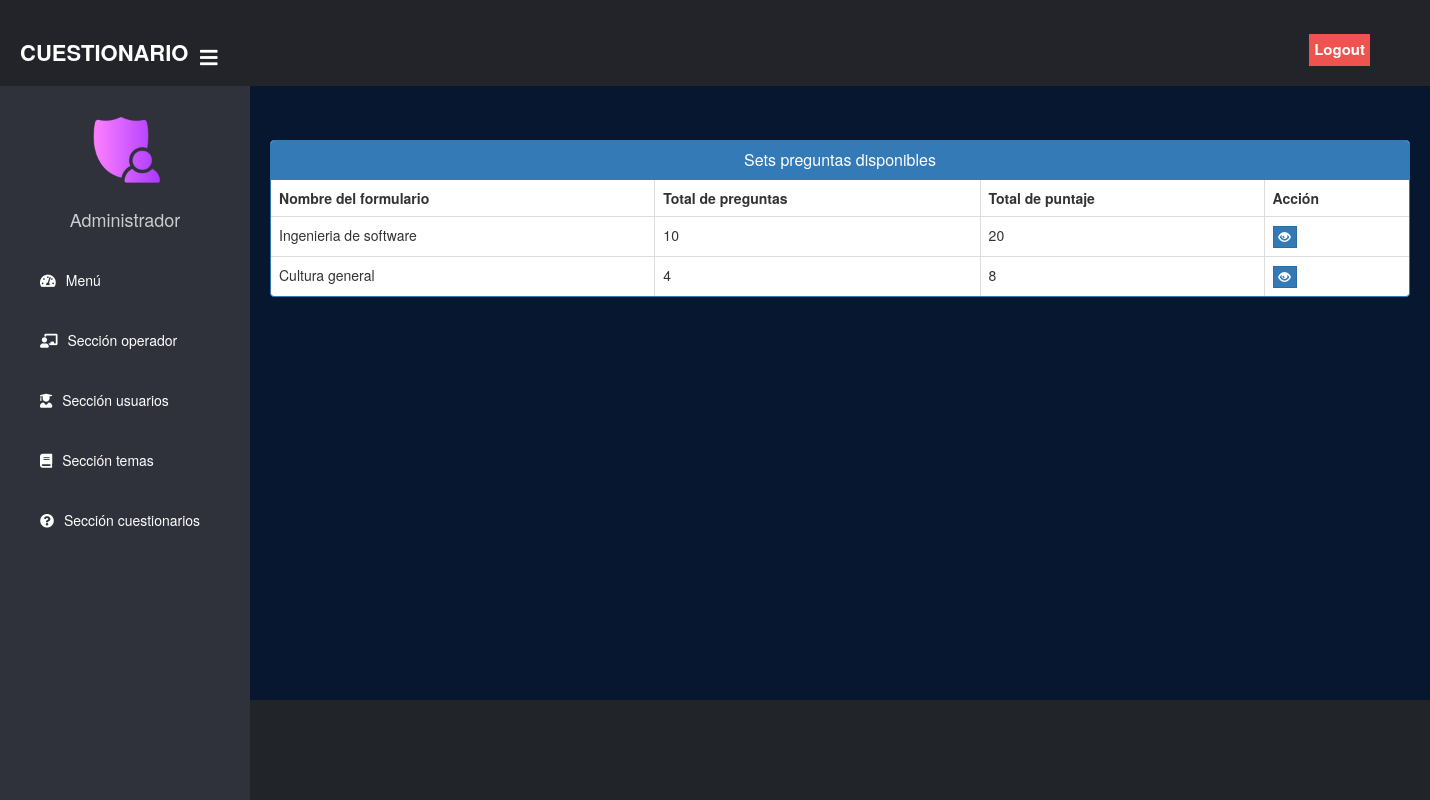
The page /admin-view-question (signed in) on the database its author committed.
### exam/models.py (models this page shows, shortened)
class Course(models.Model):
   course_name = models.CharField(max_length=50)
   question_number = models.PositiveIntegerField()
   total_marks = models.PositiveIntegerField()

### exam/views.py (the view)
# urls.py: path('admin-view-question', views.admin_view_question_view,name='admin-view-question'),
@login_required(login_url='adminlogin')
def admin_view_question_view(request):
    courses= models.Course.objects.all()
    return render(request,'exam/admin_view_question.html',{'courses':courses})

### templates/exam/admin_view_question.html (shortened to what this page needs)
{% extends 'exam/adminbase.html' %}
{% block content %}
{%load static%}
<head>
  <link href="//netdna.bootstrapcdn.com/bootstrap/3.0.0/css/bootstrap.min.css" rel="stylesheet" id="bootstrap-css">
</head>
<br><br>
<div class="container">
  <div class="panel panel-primary">
    <div class="panel-heading">
      <h6 class="panel-title">Sets preguntas disponibles</h6>
    </div>
    <table class="table table-hover table-bordered" id="dev-table">
      <thead>
        <tr>
          <th>Nombre del formulario</th>
          <th>Total de preguntas</th>
          <th>Total de puntaje</th>
          <th>Acción</th>
        </tr>
      </thead>
      {% for c in courses %}
      <tr>
        <td> {{c.course_name}}</td>
        <td>{{c.question_number}}</td>
        <td>{{c.total_marks}}</td>
        <td><a class="btn btn-primary btn-xs" style="border-radius: 0%;" href="{% url 'view-question' c.id  %}"><span class="glyphicon glyphicon-eye-open"></span></a></td>
      </tr>
      {% endfor %}
    </table>
  </div>
</div>
<br><br><br><br><br><br>
{% endblock content %}

### templates/exam/adminbase.html (style rules this page uses)
a:link { text-decoration: none; }
body { margin: 0; padding: 0; font-family: "Gill Sans", sans-serif;; }

### templates/exam/admin_view_question.html (style rules this page uses)
a:link { text-decoration: none; }
h6 { text-align: center; }

### rows shown on the page
Course: course_name "Ingenieria de software", question_number "10", total_marks "20"
Course: course_name "Cultura general", question_number "4", total_marks "8"
